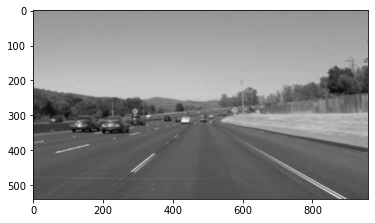
#> input picture test_images/blur.png, 375 x 223 px, given in place of solidWhiteRight.jpg, which was not available
$ jupyter execute --allow-errors P1.ipynb   (shell and % lines are left out)   (text cells are left out)
#> lines starting #> are read from the running program, lines starting #| are printed output that depends on the picture; after the words box and inside, x2 and y2 are one past the last pixel; in counts of white or black regions, pixels touching at a corner belong together; pictures that were not available may be replaced by others from this repository, and a replacement may not be noted
[cell 1]
#importing some useful packages
import matplotlib.pyplot as plt
import matplotlib.image as mpimg
import numpy as np
import cv2

[cell 2]
#reading in an image
image = mpimg.imread('test_images/solidWhiteRight.jpg')
#> image is the input picture: shape (223, 375, 4) float32; mean R, G, B, A 0.606, 0.606, 0.606, 0.768

#printing out some stats and plotting
print('This image is:', type(image), 'with dimensions:', image.shape)
#| This image is: <class 'numpy.ndarray'> with dimensions: (223, 375, 4)
plt.imshow(image)  # if you wanted to show a single color channel image called 'gray', for example, call as plt.imshow(gray, cmap='gray')

[cell 3]
import math

# [7 lines left out: function grayscale, not called in this run]
    # Or use BGR2GRAY if you read an image with cv2.imread()
    # return cv2.cvtColor(img, cv2.COLOR_BGR2GRAY)

def canny(img, low_threshold, high_threshold):
    """Applies the Canny transform"""
    return cv2.Canny(img, low_threshold, high_threshold)

def gaussian_blur(img, kernel_size):
    """Applies a Gaussian Noise kernel"""
    return cv2.GaussianBlur(img, (kernel_size, kernel_size), 0)

# [111 lines left out: functions region_of_interest, draw_lines, hough_lines, weighted_img, not called in this run]

[cell 4]
import os
imgPath = os.listdir("test_images/")
print(imgPath)

[cell 5]
# TODO: Build your pipeline that will draw lane lines on the test_images
# then save them to the test_images_output directory.

imgfn = "solidWhiteRight.jpg"
print(imgfn)

# read image, Mask RoI
image = mpimg.imread("test_images/" + imgfn)
org_img = np.copy(image)

vertices = np.array([[(100,550),(390, 355), (600, 355), (950,550)]] , dtype = np.int32)
# [6 lines of commented-out code are left out]
gray = cv2.cvtColor(image, cv2.COLOR_RGB2GRAY)
plt.imshow(gray, cmap = 'gray')
#plt.show()

#gaussian blur
kernel_size = 5
blur = cv2.GaussianBlur(gray, (kernel_size, kernel_size), 0)
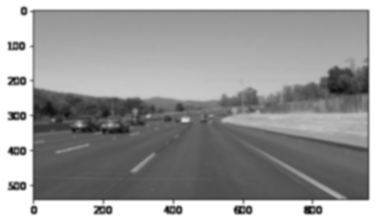
#> blur: shape (223, 375) float32; min 0.0658, max 1, mean 0.606
plt.imshow(blur, cmap = 'gray')
plt.show()
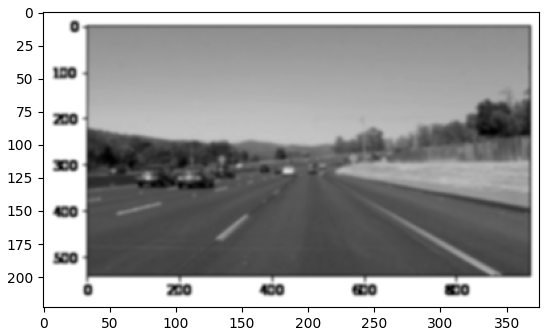
#> figure drawn by matplotlib, 1 panel

#canny edges detection
low_th = 50
hi_th  = 150
#> (the rest of this cell did not finish here and is left out)

plt.imshow(edged, cmap = 'gray')
plt.show()

#region mask
masked =  region_of_interest(edged, vertices)
vertices = np.array([[(100,550),(450, 325), (550, 325), (950,550)]] , dtype = np.int32)
plt.imshow(masked, cmap = 'Greys_r')
plt.show()

#draw hough lines
rho = 2
theta = np.pi/180
threshold = 10
min_line_len = 40
max_line_gap = 10
hough_img = hough_lines(masked, rho, theta, threshold, min_line_len, max_line_gap)
# [6 lines of commented-out code are left out]
img_line = org_img
lines = cv2.HoughLinesP(masked, rho, theta, threshold, np.array([]), minLineLength=min_line_len, maxLineGap=max_line_gap)

raw = True
draw_lines(img_line, lines, color=[255, 0, 0], thickness=2)
plt.imshow(img_line, cmap='Greys_r')
plt.show()

#save image
filename = "test_images/" + "out_" +imgfn
cv2.imwrite(filename, cv2.cvtColor(img_line, cv2.COLOR_RGB2BGR))

$ run again, on test_images/out_out_solidWhiteRight.jpg
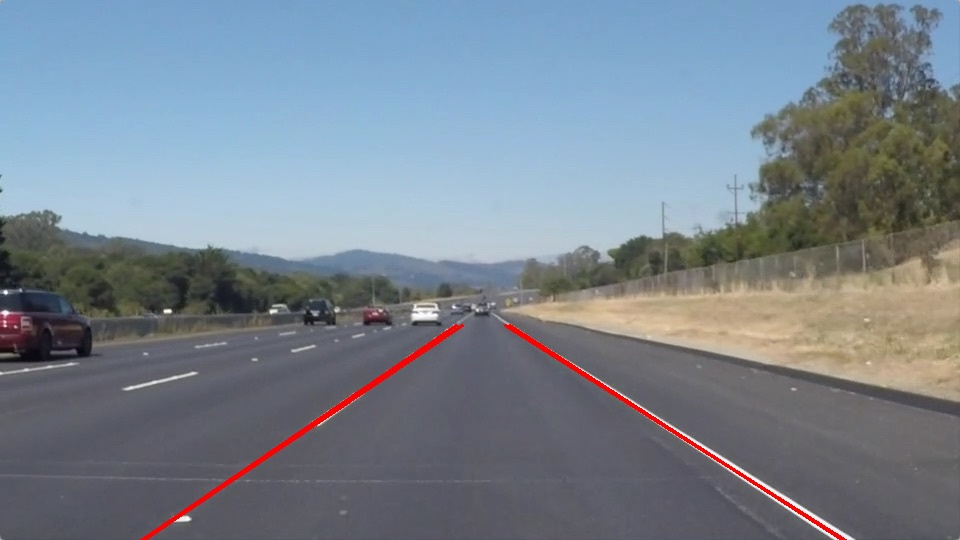
#> input picture test_images/out_out_solidWhiteRight.jpg, 960 x 540 px, given in place of solidWhiteRight.jpg, which was not available
#> image is the input picture: shape (540, 960, 3); mean R, G, B 120.8, 131.4, 142.4
#| This image is: <class 'numpy.ndarray'> with dimensions: (540, 960, 3)
#> in canny, `return cv2.Canny(img, low_threshold, high_threshold)`:
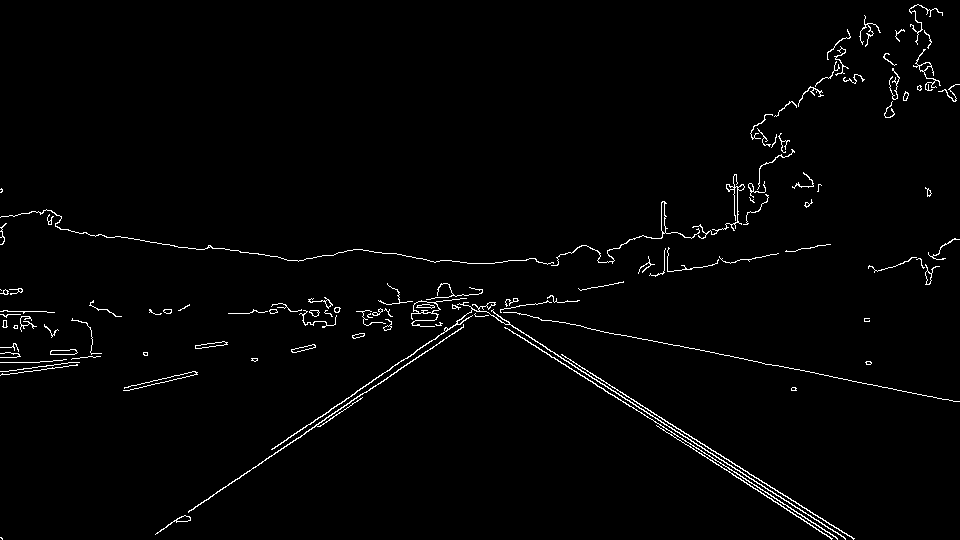
#> returned value: shape (540, 960); 1.7% white in thin lines or dots
#> mask: shape (540, 960); 18.3% white; 1 white region, box (x1, y1, x2, y2) and area: (116, 355, 932, 540) 95116
#> masked_image: shape (540, 960); 0.45% white in thin lines or dots, all inside (x1, y1, x2, y2) = (155, 355, 855, 540)
#> in hough_lines, `lines = cv2.HoughLinesP(img, rho, theta, threshold, np.array([]), minL..`: lines = 17 rows, first 6: [709, 455, 760, 489], [272, 449, 371, 382], [156, 533, 420, 355], [604, 384, 784, 500], [651, 412, 853, 539], [550, 355, 636, 410]
#> the loop in draw_lines, `for line in lines:` made 17 passes
#> after the loop in draw_lines, `for line in lines:`: leftX = [709, 760, 604, 784, 651, 853, 550, 636, 647, 687, 663, 777, 573, 625, 589, 727, 746, 790, 656, 728, 801, 850, 718, 758]; leftY = [455, 489, 384, 500, 412, 539, 355, 410, 416, 442, 430, 502, 362, 394, 375, 464, 479, 507, 415, 459, 505, 536, 457, 483]; rightX = [272, 371, 156, 420, 319, 362, 330, 375, 155, 324]; rightY = [449, 382, 533, 355, 426, 397, 409, 379, 534, 420]
#> leftK = 0.629; leftB = 5.99
#> leftX_bottom = 848.4
#> leftX_top = 506.8
#> rightK = -0.682; rightB = 638.9
#> rightX_bottom = 144.9
#> rightX_top = 459.9
#> in draw_lines, `cv2.line(img, (int(rightX_bottom), int(y_bottom)), (int(rightX_top), i..`:
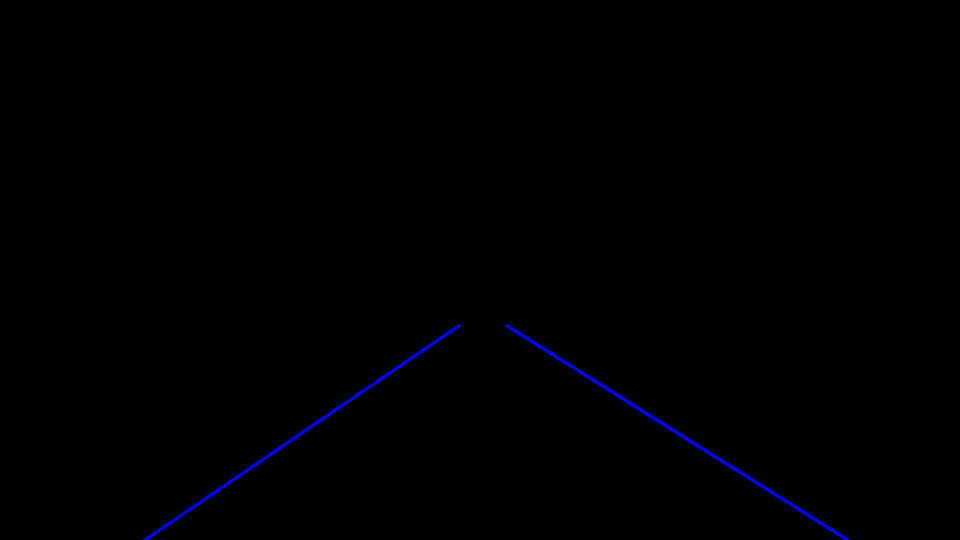
#> img: shape (540, 960, 3); mean of channels 0, 1, 2 1.3, 0, 0; drawn as B, G, R
#> the loop in draw_lines (call 2), `for line in lines:` made 17 passes
#> Out = True

$ run again, on test_images/out_out_solidYellowCurve.jpg
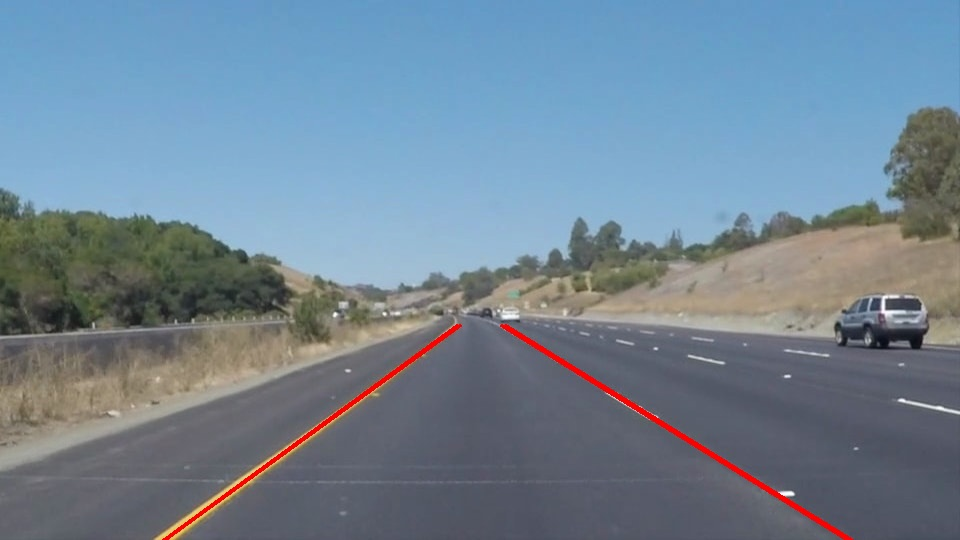
#> input picture test_images/out_out_solidYellowCurve.jpg, 960 x 540 px, given in place of solidWhiteRight.jpg, which was not available
#> image is the input picture: shape (540, 960, 3); mean R, G, B 113.7, 132.3, 148.1
#| This image is: <class 'numpy.ndarray'> with dimensions: (540, 960, 3)
#> in canny, `return cv2.Canny(img, low_threshold, high_threshold)`:
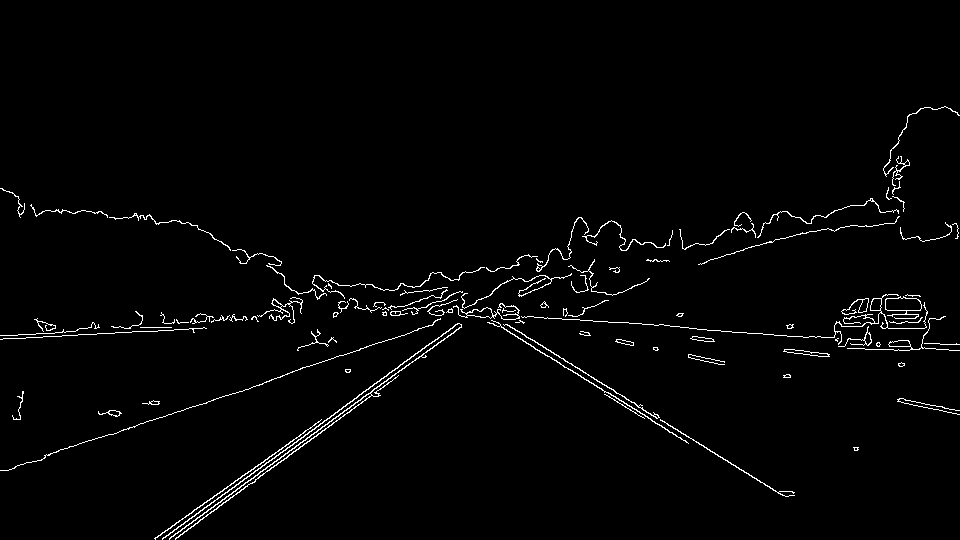
#> returned value: shape (540, 960); 1.9% white in thin lines or dots, all inside (x1, y1, x2, y2) = (0, 106, 960, 540)
#> mask: shape (540, 960); 18.3% white; 1 white region, box (x1, y1, x2, y2) and area: (116, 355, 932, 540) 95116
#> masked_image: shape (540, 960); 0.42% white in thin lines or dots, all inside (x1, y1, x2, y2) = (154, 355, 795, 540)
#> in hough_lines, `lines = cv2.HoughLinesP(img, rho, theta, threshold, np.array([]), minL..`: lines = 18 rows, first 6: [655, 416, 783, 495], [162, 538, 414, 355], [370, 393, 421, 355], [188, 528, 398, 375], [170, 528, 321, 419], [557, 355, 616, 393]
#> the loop in draw_lines, `for line in lines:` made 18 passes
#> after the loop in draw_lines, `for line in lines:`: leftX = [655, 783, 557, 616, 581, 685, 611, 656, 604, 644, 739, 786]; leftY = [416, 495, 355, 393, 377, 440, 388, 418, 394, 418, 469, 496]; rightX = [162, 414, 370, 421, 188, 398, 170, 321, 287, 381, 162, 409, 155, 255, 368, 416, 215, 292, 347, 408, 204, 344, 290, 343]; rightY = [538, 355, 393, 355, 528, 375, 528, 419, 453, 383, 539, 359, 539, 466, 393, 358, 505, 449, 409, 364, 512, 410, 454, 416]
#> leftK = 0.601; leftB = 25.24
#> leftX_bottom = 856.9
#> leftX_top = 499
#> rightK = -0.711; rightB = 654.5
#> rightX_bottom = 160.9
#> rightX_top = 463.2
#> the loop in draw_lines (call 2), `for line in lines:` made 18 passes
#> in draw_lines (call 2), `cv2.line(img, (int(rightX_bottom), int(y_bottom)), (int(rightX_top), i..`:
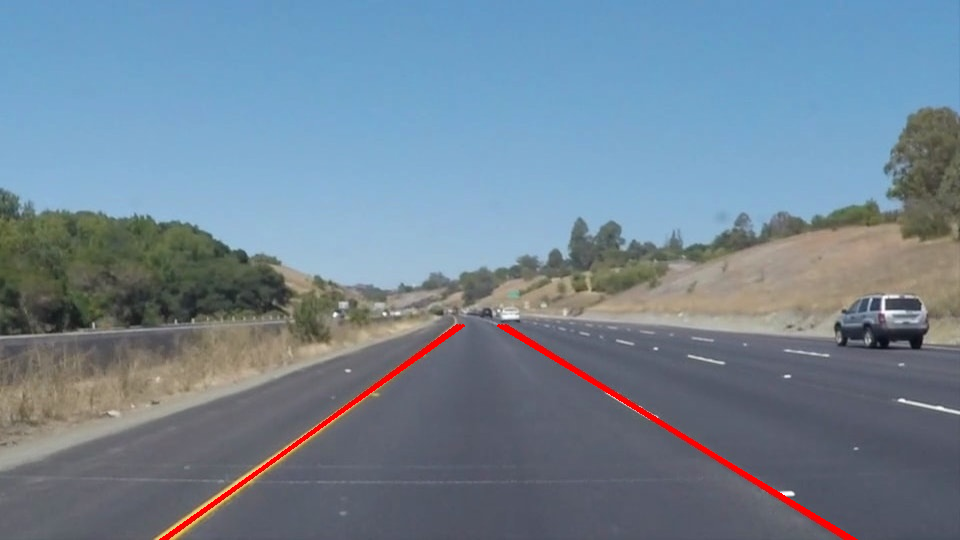
#> img: shape (540, 960, 3); mean R, G, B 113.9, 132.2, 148
#> Out = True

$ run again, on test_images/out_out_solidYellowCurve2.jpg
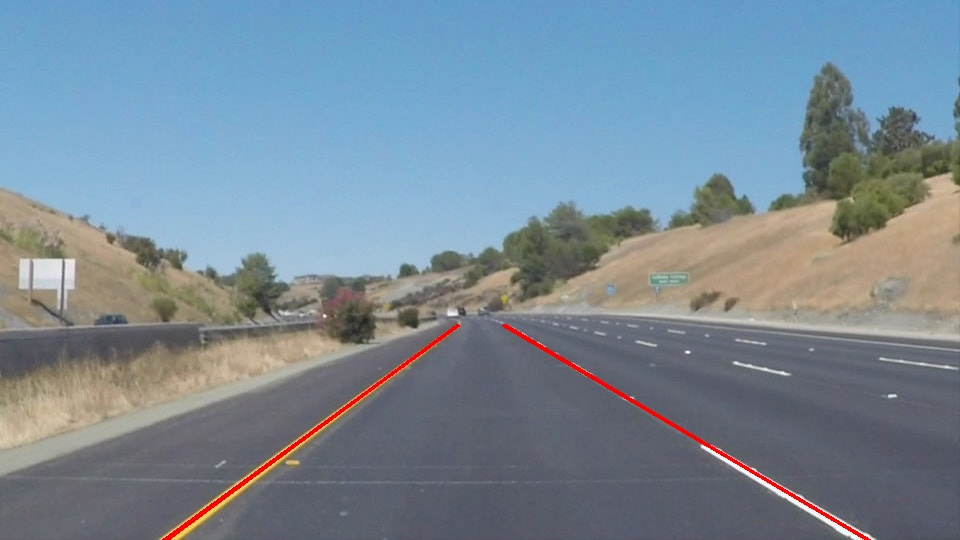
#> input picture test_images/out_out_solidYellowCurve2.jpg, 960 x 540 px, given in place of solidWhiteRight.jpg, which was not available
#> image is the input picture: shape (540, 960, 3); mean R, G, B 121, 137.5, 150.6
#| This image is: <class 'numpy.ndarray'> with dimensions: (540, 960, 3)
#> in canny, `return cv2.Canny(img, low_threshold, high_threshold)`:
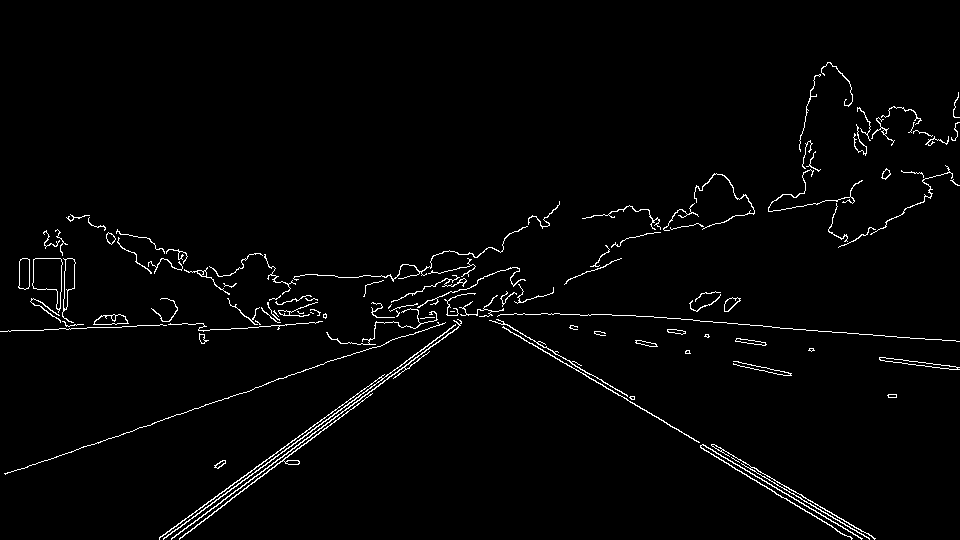
#> returned value: shape (540, 960); 2.1% white in thin lines or dots, all inside (x1, y1, x2, y2) = (0, 62, 960, 540)
#> mask: shape (540, 960); 18.3% white; 1 white region, box (x1, y1, x2, y2) and area: (116, 355, 932, 540) 95116
#> masked_image: shape (540, 960); 0.56% white in thin lines or dots, all inside (x1, y1, x2, y2) = (159, 355, 876, 540)
#> in hough_lines, `lines = cv2.HoughLinesP(img, rho, theta, threshold, np.array([]), minL..`: lines = 24 rows, first 6: [179, 538, 372, 393], [712, 446, 754, 470], [216, 499, 306, 435], [159, 538, 381, 377], [700, 446, 812, 515], [550, 355, 693, 438]
#> the loop in draw_lines, `for line in lines:` made 24 passes
#> after the loop in draw_lines, `for line in lines:`: leftX = [712, 754, 700, 812, 550, 693, 832, 872, 733, 852, 784, 824, 789, 849, 571, 634, 772, 853, 793, 852, 747, 809]; leftY = [446, 470, 446, 515, 355, 438, 514, 536, 463, 532, 486, 508, 492, 526, 363, 398, 486, 533, 493, 529, 476, 512]; rightX = 26 values, max 413 at index 7, min 159 at index 4, mean 289.9; rightY = 26 values, max 538 at index 0, min 360 at index 7, mean 448.2
#> leftK = 0.583; leftB = 33.01
#> leftX_bottom = 869.3
#> leftX_top = 500.6
#> rightK = -0.731; rightB = 660
#> rightX_bottom = 164.2
#> rightX_top = 458.5
#> the loop in draw_lines (call 2), `for line in lines:` made 24 passes
#> in draw_lines (call 2), `cv2.line(img, (int(rightX_bottom), int(y_bottom)), (int(rightX_top), i..`:
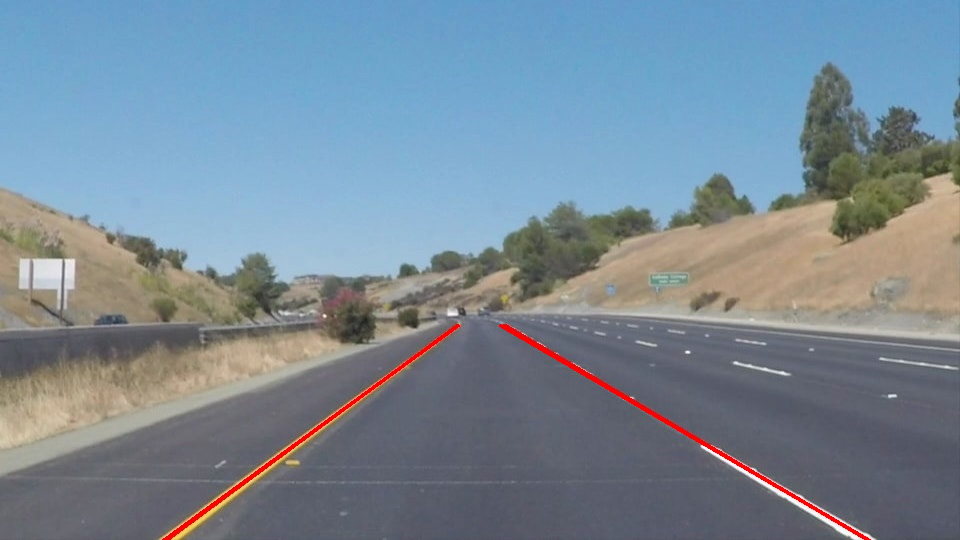
#> img: shape (540, 960, 3); mean R, G, B 121.2, 137.4, 150.5
#> Out = True
